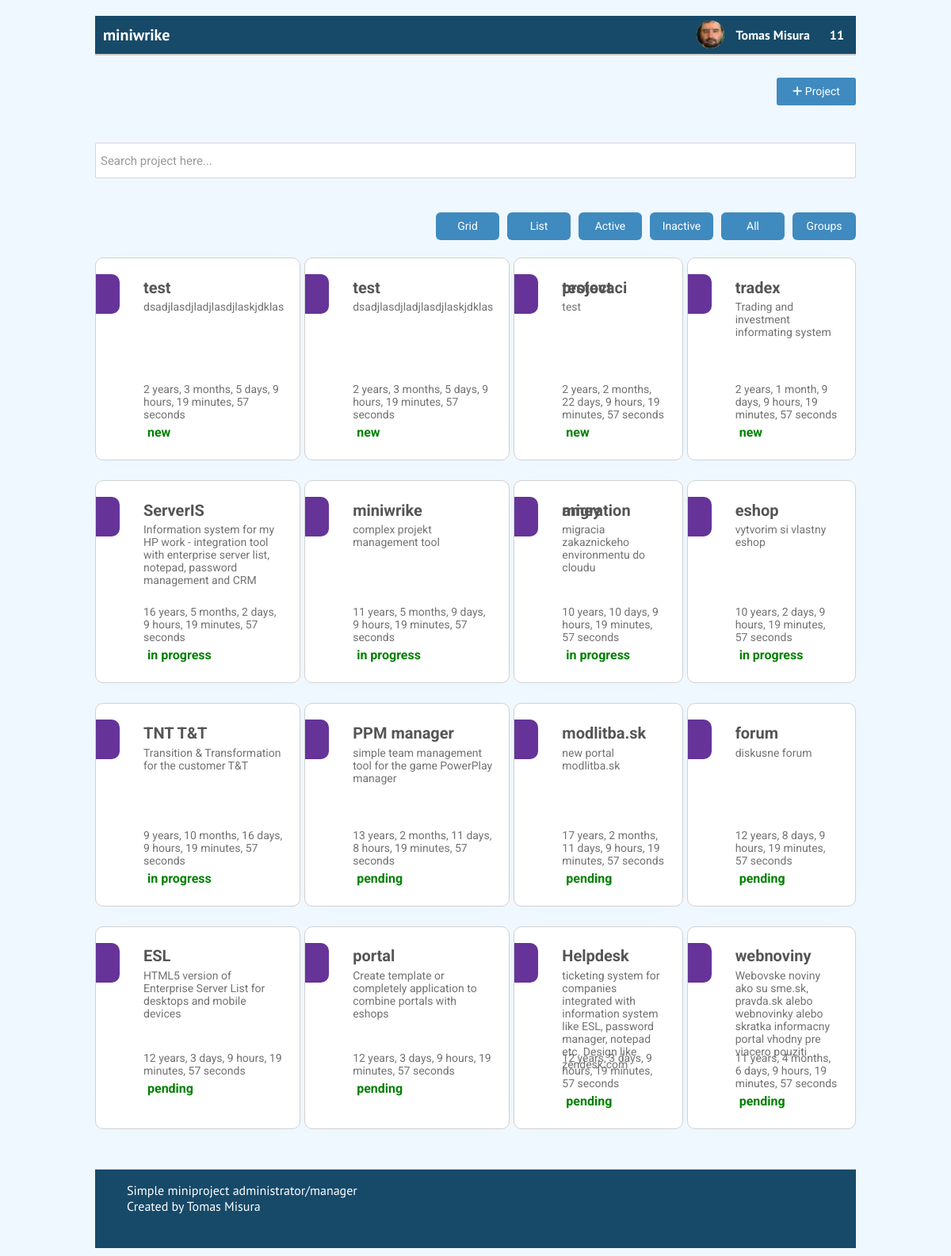
/projects.php (signed in), run on the app's committed database.
### tables this page shows
CREATE TABLE IF NOT EXISTS `project_users` (
  `user_id` int NOT NULL AUTO_INCREMENT,
  `full_name` varchar(100) DEFAULT NULL,
  `first_name` varchar(100) DEFAULT NULL,
  `last_name` varchar(100) DEFAULT NULL,
  `login` varchar(100) DEFAULT NULL,
  `password` varchar(50) DEFAULT NULL,
  `email` varchar(100) DEFAULT NULL,
  `phone` varchar(50) DEFAULT NULL,
  `type_of_user` varchar(50) DEFAULT NULL COMMENT 'externy alebo interny user',
  `pref_technology` int DEFAULT NULL,
  `pref_tole` int DEFAULT NULL,
  `profile_photo` varchar(200) DEFAULT 'img/non-avatar.jpg' COMMENT 'profilova fotka',
  `profile_photo_32` varchar(200) DEFAULT 'img/non_avatar_32.jpg',
  `created_date` datetime NOT NULL,
  PRIMARY KEY (`user_id`),
  KEY `technology` (`pref_technology`) USING BTREE,
  CONSTRAINT `project_users_ibfk_1` FOREIGN KEY (`pref_technology`) REFERENCES `project_technologies` (`tech_id`),
  CONSTRAINT `project_users_ibfk_2` FOREIGN KEY (`pref_technology`) REFERENCES `project_technologies` (`tech_id`)
);

CREATE TABLE IF NOT EXISTS `projects` (
  `id` int NOT NULL AUTO_INCREMENT,
  `project_name` varchar(30) NOT NULL,
  `project_code` varchar(20) DEFAULT NULL,
  `country_code` varchar(2) DEFAULT NULL,
  `project_customer` varchar(100) DEFAULT NULL,
  `project_descr` mediumtext NOT NULL,
  `is_favorite` tinyint(1) NOT NULL DEFAULT '0',
  `established_date` datetime NOT NULL,
  `finished_date` datetime DEFAULT NULL,
  `planned_deadline` datetime DEFAULT NULL,
  `project_status` varchar(15) NOT NULL,
  PRIMARY KEY (`id`)
);

### include/functions.php (called while the page is built, shortened)
<?php include "dbconnect.php";
function ProjectDuration($project_id) {
    global $db;
    $sql = "SELECT project_status, established_date, finished_date FROM projects WHERE id = ?";
    $stmt = mysqli_prepare($db, $sql);
    mysqli_stmt_bind_param($stmt, "i", $project_id);
    mysqli_stmt_execute($stmt);
    $result = mysqli_stmt_get_result($stmt);
    while ($row = mysqli_fetch_array($result)) {
        $project_status = $row['project_status'];
        try {
            $established_date = new DateTime($row['established_date']);
            if ($project_status != 'finished') {
                $now = new DateTime('now', new DateTimeZone('Europe/Bratislava'));
                $duration = $established_date->diff($now);
            } else {
                if (empty($row['finished_date'])) {
                    return "Error: Finished date is not set for completed project";
                }
                $finished_date = new DateTime($row['finished_date']);
                $duration = $established_date->diff($finished_date);
            }
            $years = $duration->y;
            $months = $duration->m;
            $days = $duration->d;
            $hours = $duration->h;
            $minutes = $duration->i;
            $seconds = $duration->s;
            $duration_parts = [];
            if ($years > 0) $duration_parts[] = "$years " . ($years == 1 ? "year" : "years");
            if ($months > 0) $duration_parts[] = "$months " . ($months == 1 ? "month" : "months");
            if ($days > 0) $duration_parts[] = "$days " . ($days == 1 ? "day" : "days");
            if ($hours > 0) $duration_parts[] = "$hours " . ($hours == 1 ? "hour" : "hours");
            if ($minutes > 0) $duration_parts[] = "$minutes " . ($minutes == 1 ? "minute" : "minutes");
            if ($seconds > 0) $duration_parts[] = "$seconds " . ($seconds == 1 ? "second" : "seconds");
            return empty($duration_parts) ? "0 seconds" : implode(", ", $duration_parts);
        } catch (Exception $e) {
            return "Error: Invalid date format - " . $e->getMessage();
        }
    }
    return "Error: Project not found";
}
function GetUserNameById($user_id) {
	global $db;
	$sql = "SELECT full_name FROM project_users WHERE user_id = $user_id";
	$result = mysqli_query($db, $sql) or die("MySQLi ERROR: " . mysqli_error($db));
	$full_name = "";
	while ($row = mysqli_fetch_array($result)) {
	    $full_name = $row['full_name'];
	}
	return $full_name;
}
function NrofMessages($user_id) {
	global $db;
	$sql = "SELECT COUNT(*) nr_of_msgs from project_mailbox_inbox WHERE receiver_id=$user_id";
	$result = mysqli_query($db, $sql) or die("MySQLi ERROR: " . mysqli_error($db));
	while ($row = mysqli_fetch_array($result)) {
		$nr_of_msgs = $row['nr_of_msgs'];
	}
	return $nr_of_msgs;
}

### projects.php (the view, shortened to what this page needs)
<?php
include "include/dbconnect.php";
include "include/functions.php";
?>
<!DOCTYPE html>
<html lang="en">
<head>
  <link href="css/style.css?v=<?php echo time(); ?>" rel="stylesheet" type="text/css" />
  <link href="css/projects.css?v=<?php echo time(); ?>" rel="stylesheet" type="text/css" />
  <link href="https://cdnjs.cloudflare.com/ajax/libs/font-awesome/6.2.1/css/all.min.css" rel="stylesheet" type="text/css" />
</head>
<body>
  <div id="main">
    <?php include "include/header.php"; ?>
    <div class="add_project">
      <button type="button" name="add_new_project" class="blue-badge-large"><i class="fa fa-plus"></i> Project
      </button>
    </div>
    <div class="search">
      <input type="text" name="search_project" id="search_project" placeholder="Search project here..." autocomplete="off">
    </div>
    <div class="projects_sort">
      <button type="button" name="grid" class="blue-badge-large">Grid</button>
      <button type="button" name="list" class="blue-badge-large">List</button>
      <button type="button" name="active" class="blue-badge-large">Active</button>
      <button type="button" name="notactive" class="blue-badge-large">Inactive</button>
      <button type="button" name="all_projects" class="blue-badge-large">All</button>
      <button type="button" name="show_groups" class="blue-badge-large">Groups</button>
    </div>
    <div id="projects_grid">
      <?php
      $sql = "SELECT * FROM projects WHERE project_status='new'
              UNION ALL
              SELECT * FROM projects WHERE project_status='in progress'
              UNION ALL
              SELECT * FROM projects WHERE project_status='pending'";
      $result = mysqli_query($db, $sql) or die(mysqli_error($db));
      while ($row = mysqli_fetch_array($result)) {
        $id = $row['id'];
        $project_name = $row['project_name'];
        $project_descr = $row['project_descr'];
        $project_status = $row['project_status'];
        echo "<div class='project' project-id='$id' project-status='$project_status'>";
        echo "<div class='project_priority'></div>";
        echo "<h2>$project_name</h2>";
        echo "<p>$project_descr</p>";
        echo "<span>" . ProjectDuration($id) . "</span>";
        echo "<div class='project_status'>$project_status</div>";
        echo "</div>";
      }
      ?>
    </div>
    <?php include "include/footer.php"; ?>
  </div>
</body>
</html>

### include/header.php (shortened to what this page needs)
<div id="header">
	<div class="header_title">miniwrike</div>
	<div class="logged_user">
				<div class="user_picture">
    			<?php
              $image = "img/users_pics/" . $_SESSION['user_id'] . "/user_" . $_SESSION['user_id'] . "_32x32.jpg";
              echo "<img src='" . $image . "' alt='" . $_SESSION['user_id'] . "' class='circle'>";
              ?>
    			</div>
    			<a href="project_user_profile.php?user_id=<?php echo $_SESSION['user_id'] ?>"><?php echo GetUserNameByid($_SESSION['user_id']) ?></a></li>
    			<?php
              $msg_count = NrofMessages($_SESSION['user_id']);
              echo "<a href='project_inbox.php?user_id=1' class='small-blue-badge'>$msg_count</a>";
              ?>
		</div>
</div>

### include/footer.php
<div id="footer">
	<ul id="footer-left">
		<li>Simple miniproject administrator/manager</li>
		<li>Created by Tomas Misura</li>
	</ul>
</div>

### css/style.css (style rules this page uses)
* { box-sizing: border-box; }
body { background: aliceblue; outline: 0; font-family: 'Roboto', sans-serif; font-size: 14px; margin: 0; }
#main { background: aliceblue; width: 80%; display: flex; flex-direction: column; margin-left: auto; margin-right: auto; margin-top: 20px; border: 0px solid #D5D5D5; }
input { margin-top: 5px; width: 400px; outline: 0; border: 1px solid #D5D5D5; color: #333; font-size: 15px; font-weight: bold; padding: 6px; border-radius: 2px; height: 45px; width: 100%; margin-bottom: 5px; }
#header { display: flex; align-items: center; justify-content: flex-end; width: 100%; border-bottom: 2px #ccc solid; height: 50px; font-family: 'PT Sans', sans-serif; font-size: 20px; font-weight: bold; background: #174a69; color: #fff; }
.user_picture { width: 50px; height: 50px; text-align: center; float: left; }
.header_title { display: flex; align-items: center; justify-content: flex-start; width: 100%; box-sizing: border-box; text-indent: 10px; height: 100%; }
.logged_user { width: 50%; height: 100%; display: flex; justify-content: flex-end; background: #174a69; font-size: 16px; align-items: center; gap:5px; }
.logged_user a { color: #fff; text-decoration: none; padding: 5px 10px; }
.circle { float: left; border-radius: 50%; width: 35px; height: 35px; background: #fff; margin-left: 15px; margin-top: 7px; background-position: center; }
.search { width: 100%; height: 45px; box-sizing: border-box; margin-top: 40px; margin-bottom: 20px; display: flex; align-items: center; }
.search input { width: 100%; height: 100%; font-family: 'Roboto', Helvetica, sans-serif; color: #656565; }
.search input::placeholder { color: #999 }
button, .button { padding: 10px; border: 1px solid #495267; font-size: 14px; font-family: 'Roboto', Helvetica, sans-serif; background-color: #606c88; color: #fff; text-align: center; border-radius:6px; }
#footer { margin-bottom: 10px; width: 100%; border-top: 1px #ccc solid; height: 100px; background: #174a69; font-family: 'PT Sans', sans-serif; color: #fff; font-size: 16px; margin-top: 30px; }
#footer-left { list-style-type: none; }
.blue-badge-large { width: 100px; height: 35px; text-align: center; color: #fff !important; padding: 6px 12px 6px 12px; border-radius: 3px; background: #3f8abf; border: 0px #C22516 solid; }
.project .project_priority { width: 30px; height: 50px; background-color: rebeccapurple; border-radius: 0 10px 10px 0; position: absolute; left: 0; }

### css/projects.css (style rules this page uses)
.projects_sort { display: flex; height: 60px; width: 100%; align-items: center; justify-content: flex-end; margin-top: 10px; margin-bottom: 10px; box-sizing: border-box; gap:10px; }
.projects_sort button { border-radius: 6px; width: 80px; cursor: pointer; }
.add_project { display: flex; height:50px; align-items: center; justify-content: flex-end; margin-top: 20px; }
#main #projects_grid { display: grid; grid-template-columns: repeat(4, 1fr); gap: 5px; }
#main #projects_grid .project { border:1px #d1d1d1 solid; padding: 20px 20px 20px 60px; background-color: #fff; box-shadow: 1px 1px 40px rgba( 0 0 0 / .01); margin-bottom: 20px; border-radius: 10px; position: relative; cursor: pointer; }
#main #projects_grid .project h2 { color: #555; font-size: 20px; line-height: 0; }
#main #projects_grid .project span, #main #projects_grid .project { color: #727272; }
.project p { width: 100%; height:90px; }
.project span { width: 200px; }
.project_status { font-weight: bold; font-size: 16px; color:green; padding: 5px; }

### data on the page
project_users: full_name "Tomas Misura"
projects: project_status "new"
projects: project_status "new"
projects: project_status "new"
projects: project_status "new"
projects: project_status "in progress"
projects: project_status "in progress"
projects: project_status "in progress"
projects: project_status "in progress"
projects: project_status "in progress"
projects: project_status "pending"
projects: project_status "pending"
projects: project_status "pending"
projects: project_status "pending"
projects: project_status "pending"
projects: project_status "pending"
projects: project_status "pending"

### other printed values
$msg_count "11"
$project_name "test"
$project_descr "dsadjlasdjladjlasdjlaskjdklas"
ProjectDuration($id) "2 years, 3 months, 5 days, 9 hours, 19 minutes, 57 seconds"
$project_name "testovaci project"
$project_descr "test"
ProjectDuration($id) "2 years, 2 months, 22 days, 9 hours, 19 minutes, 57 seconds"
$project_name "tradex"
$project_descr "Trading and investment informating system"
ProjectDuration($id) "2 years, 1 month, 9 days, 9 hours, 19 minutes, 57 seconds"
$project_name "ServerIS"
$project_descr "Information system for my HP work - integration tool with enterprise server list, notepad, password management and CRM"
ProjectDuration($id) "16 years, 5 months, 2 days, 9 hours, 19 minutes, 57 seconds"
$project_name "miniwrike"
$project_descr "complex projekt management tool"
